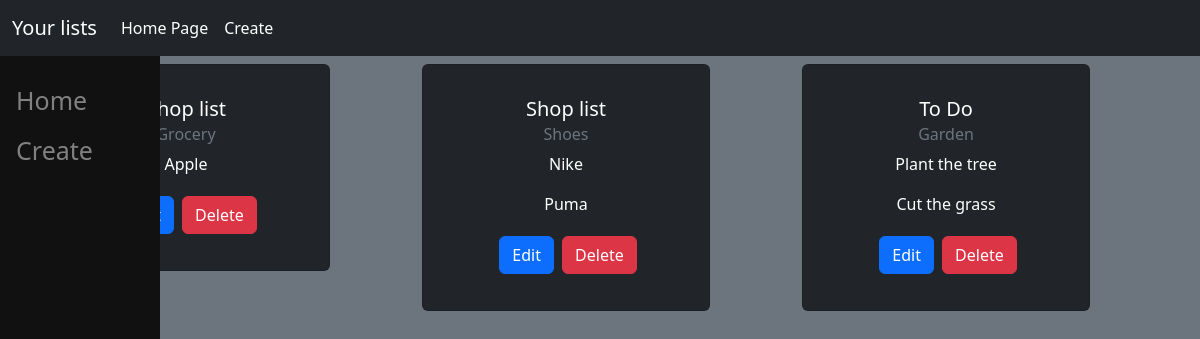
The page / on the database its author committed.
### lists/models.py (models this page shows, shortened)
class List(models.Model):
    category = models.ForeignKey(Category, on_delete=models.SET_NULL, null=True, blank=True)
    name = models.CharField(max_length=50, null=False)

class Category(models.Model):
    name = models.CharField(max_length=50, null=False, blank=False)

class Item(models.Model):
    lists = models.ForeignKey(List, on_delete=models.SET_NULL, null=True, blank=True)
    name = models.CharField(max_length=100, null=False)
    complete = models.BooleanField()
    def __str__(self):
        return self.name

### lists/views.py (the view)
# urls.py: path("", views.lists, name="lists"),
def lists(request):
    category = request.GET.get('category')
    if category is None:
        all_lists = List.objects.all()
    else:
        all_lists = List.objects.filter(category__name=category)
    categories = Category.objects.all()
    context = {"categories": categories, "all_lists": all_lists}
    return render(request, "lists/home.html", context)

### lists/templates/lists/home.html (shortened to what this page needs)
<!DOCTYPE html>
<html lang="en">
<head>
    <link href="https://cdn.jsdelivr.net/npm/bootstrap@5.2.3/dist/css/bootstrap.min.css" rel="stylesheet"
>
</head>
<body class="mb-2 bg-secondary text-white">
    <nav class="navbar navbar-expand navbar-dark bg-dark ">
        <div class="container-fluid">
            <a class="navbar-brand" href="#">Your lists</a>
        <div class="collapse navbar-collapse" id="navbarText">
        <ul class="navbar-nav me-auto mb-2 mb-lg-0">
            <li class="nav-item">
                <a class="nav-link active" href="{% url 'lists' %}">Home Page</a>
            </li>
            <li class="nav-item">
                <a class="nav-link active" href="{% url 'create' %}">Create</a>
            </li>
        </ul>
        </div>
        </div>
    </nav>
    <div class="sidenav">
        <a href="{% url 'lists' %}">Home</a>
        <a href="{% url 'create' %}">Create</a>
    </div>
    <div class="container text-center">
        <div class="row">
            {% for list in all_lists %}
                <div class="col-md-4">
                    <div class="card my-2 text-bg-dark p-3" style="width: 18rem;">
                        <div class="card-body">
                            <h5 class="card-title">{{list.category.name}}</h5>
                                <h6 class="card-subtitle mb-2 text-muted">{{list.name}}</h6>
                                    {% for item in list.item_set.all %}
                                        <p class="card-text m_title" >{{item}}</p>
                                    {% endfor %}
                            <a href="{% url 'view' list.id %}" class="btn btn-primary m-1">Edit</a>
                            <button type="button" class="btn btn-danger">Delete</button>
                        </div>
                    </div>
                </div>
                    {% empty %}
                    <h3>No lists...</h3>
                    {% endfor %}
         </div>
        </div>
</body>
</html>

### lists/templates/lists/home.html (style rules this page uses)
.sidenav { height: 100%; width: 160px; position: fixed; z-index:1; top:20; left:0; background-color:#111; overflow-x: :hidden; padding-top:20px; }
.sidenav a { padding:6px 8px 6px 16px; text-decoration: none; font-size:25px; color: #818181; display:block; }
.m_title:first-letter { text-transform: uppercase }

### rows shown on the page
List: category.name "Shop list", name "Grocery"
Item: name "apple"
List: category.name "Shop list", name "Shoes"
Item: name "nike"
Item: name "puma"
List: category.name "To Do", name "Garden"
Item: name "plant the tree"
Item: name "cut the grass"
